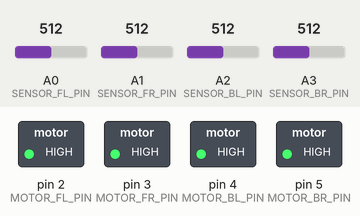
Recording of a sketch running on a simulated Arduino Uno, built with avr-gcc and run on an emulated ATmega328P. Shown: switched loads named in the sketch (green lamp = pin HIGH). The test bench sets the inputs (shaded band); at power-on: A0 (SENSOR_FL_PIN) = 512, A1 (SENSOR_FR_PIN) = 512, A2 (SENSOR_BL_PIN) = 512, A3 (SENSOR_BR_PIN) = 512.

Above: at 1.2 s.
1.3 s: A0 (SENSOR_FL_PIN) set to 490
At 2.0 s:
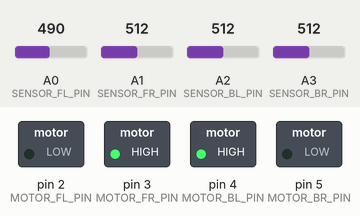
2.8 s: A1 (SENSOR_FR_PIN) set to 487
At 3.2 s:
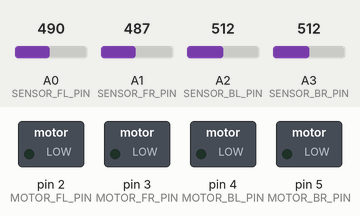
4.3 s: A0 (SENSOR_FL_PIN) set to 513
At 5.5 s:
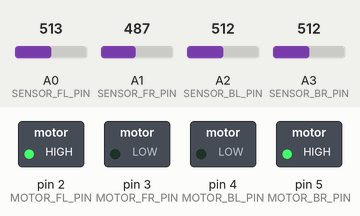
5.8 s: A0 (SENSOR_FL_PIN) set to 306
At 6.7 s:
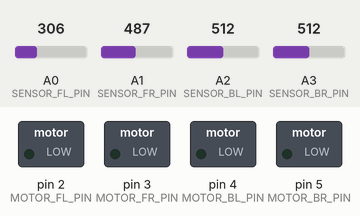
7.3 s: A0 (SENSOR_FL_PIN) set to 510
At 7.8 s:
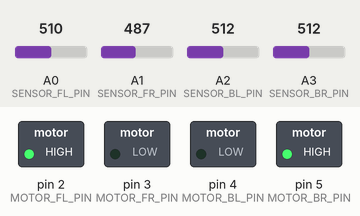
Timing chart, 0 to 9.8 s (numbered marks = the images above; inputs shaded):
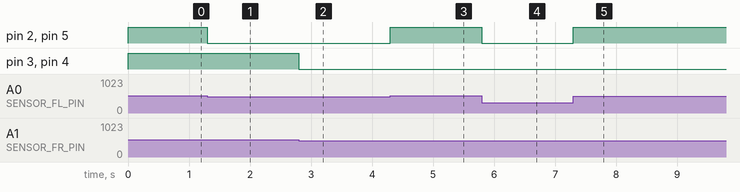

Measured:
- the behaviour switches between 501 and 500 on A1 (SENSOR_FR_PIN) (found by bisection; images 1 and 2)
- the behaviour switches between 500 and 501 on A0 (SENSOR_FL_PIN) (found by bisection; images 2 and 3)
- after the input at 1.3 s, pin 2 (MOTOR_FL_PIN), pin 5 (MOTOR_BR_PIN): HIGH → LOW at once
- after the input at 2.8 s, pin 3 (MOTOR_FR_PIN), pin 4 (MOTOR_BL_PIN): HIGH → LOW at once
- after the input at 4.3 s, pin 2 (MOTOR_FL_PIN), pin 5 (MOTOR_BR_PIN): LOW → HIGH at once
- after the input at 5.8 s, pin 2 (MOTOR_FL_PIN), pin 5 (MOTOR_BR_PIN): HIGH → LOW at once
- after the input at 7.3 s, pin 2 (MOTOR_FL_PIN), pin 5 (MOTOR_BR_PIN): LOW → HIGH at once

The sketch:

main.ino
```cpp
// Define motor control pins
#define MOTOR_FL_PIN 2 // Front-left motor
#define MOTOR_FR_PIN 3 // Front-right motor
#define MOTOR_BL_PIN 4 // Back-left motor
#define MOTOR_BR_PIN 5 // Back-right motor

// Define sensor pins
#define SENSOR_FL_PIN A0 // Front-left sensor
#define SENSOR_FR_PIN A1 // Front-right sensor
#define SENSOR_BL_PIN A2 // Back-left sensor
#define SENSOR_BR_PIN A3 // Back-right sensor

// Thresholds for sensor readings
#define LINE_THRESHOLD 500 // Adjust as needed

void setup() {
  // Set motor control pins as output
  pinMode(MOTOR_FL_PIN, OUTPUT);
  pinMode(MOTOR_FR_PIN, OUTPUT);
  pinMode(MOTOR_BL_PIN, OUTPUT);
  pinMode(MOTOR_BR_PIN, OUTPUT);

  // Set sensor pins as input
  pinMode(SENSOR_FL_PIN, INPUT);
  pinMode(SENSOR_FR_PIN, INPUT);
  pinMode(SENSOR_BL_PIN, INPUT);
  pinMode(SENSOR_BR_PIN, INPUT);
}

void loop() {
  // Read sensor values
  int sensorFL = analogRead(SENSOR_FL_PIN);
  int sensorFR = analogRead(SENSOR_FR_PIN);
  int sensorBL = analogRead(SENSOR_BL_PIN);
  int sensorBR = analogRead(SENSOR_BR_PIN);

  // Line-following logic
  if (sensorFL > LINE_THRESHOLD && sensorFR > LINE_THRESHOLD) {
    // Move forward
    moveForward();
  } else if (sensorFL > LINE_THRESHOLD && sensorFR < LINE_THRESHOLD) {
    // Turn right
    turnRight();
  } else if (sensorFL < LINE_THRESHOLD && sensorFR > LINE_THRESHOLD) {
    // Turn left
    turnLeft();
  } else {
    // Stop
    stopMotors();
  }
}

// Function to move forward
void moveForward() {
  digitalWrite(MOTOR_FL_PIN, HIGH);
  digitalWrite(MOTOR_FR_PIN, HIGH);
  digitalWrite(MOTOR_BL_PIN, HIGH);
  digitalWrite(MOTOR_BR_PIN, HIGH);
}

// Function to turn left
void turnLeft() {
  digitalWrite(MOTOR_FL_PIN, LOW);
  digitalWrite(MOTOR_FR_PIN, HIGH);
  digitalWrite(MOTOR_BL_PIN, HIGH);
  digitalWrite(MOTOR_BR_PIN, LOW);
}

// Function to turn right
void turnRight() {
  digitalWrite(MOTOR_FL_PIN, HIGH);
  digitalWrite(MOTOR_FR_PIN, LOW);
  digitalWrite(MOTOR_BL_PIN, LOW);
  digitalWrite(MOTOR_BR_PIN, HIGH);
}

// Function to stop
void stopMotors() {
  digitalWrite(MOTOR_FL_PIN, LOW);
  digitalWrite(MOTOR_FR_PIN, LOW);
  digitalWrite(MOTOR_BL_PIN, LOW);
  digitalWrite(MOTOR_BR_PIN, LOW);
}
```
